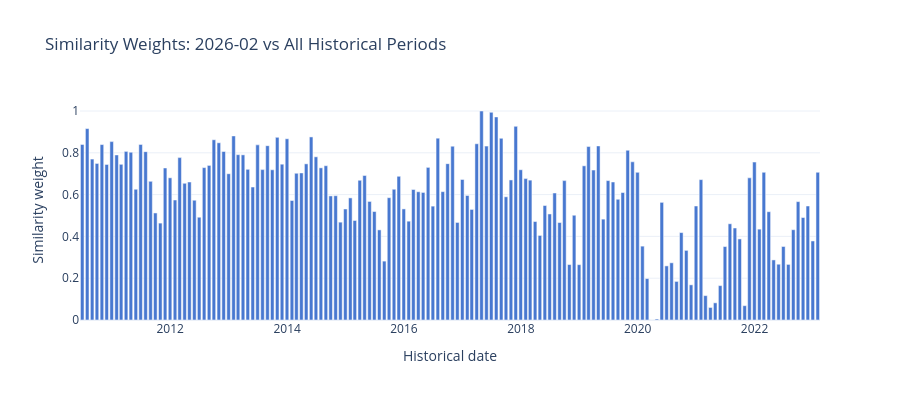

Notebook source saved alongside this figure:
### Markdown cell above
## 4. Similarity Analysis

Examine the similarity weights to understand which historical periods are most similar to recent conditions

### Code cell
# Visualise weights for the most recent month
latest_date = weights_matrix.index[-1]
latest_weights = weights_matrix.loc[latest_date].dropna()

fig = go.Figure()
fig.add_trace(go.Bar(
    x=latest_weights.index,
    y=latest_weights.values,
    marker_color=COLOURS[0]
))
fig.update_layout(
    title=f'Similarity Weights: {latest_date.strftime('%Y-%m')} vs All Historical Periods',
    xaxis_title='Historical date',
    yaxis_title='Similarity weight',
    height=400,
    template='plotly_white'
)
fig.show()

# Top 5 most similar periods
top_similar = latest_weights.nlargest(10)
print(f'\nTop 10 most similar historical periods to {latest_date.strftime('%Y-%m')}')
for date, weight in top_similar.items():
    print(f'   {date.strftime('%Y-%m')}: {weight:.2f}')

### Figure 1 — Plotly figure (JSON) as saved in the notebook; plotly's stock layout.template omitted (floating-point values rounded to 4 significant figures; data arrays with more than 128 entries replaced by an {"elided": "..."} marker saying what was removed)
{"data": [{"marker": {"color": "#4878d0"}, "type": "bar", "x": {"elided": "152 str values"}, "y": {"elided": "152 float values"}}], "layout": {"height": 400, "title": {"text": "Similarity Weights: 2026-02 vs All Historical Periods"}, "xaxis": {"title": {"text": "Historical date"}}, "yaxis": {"title": {"text": "Similarity weight"}}}}
